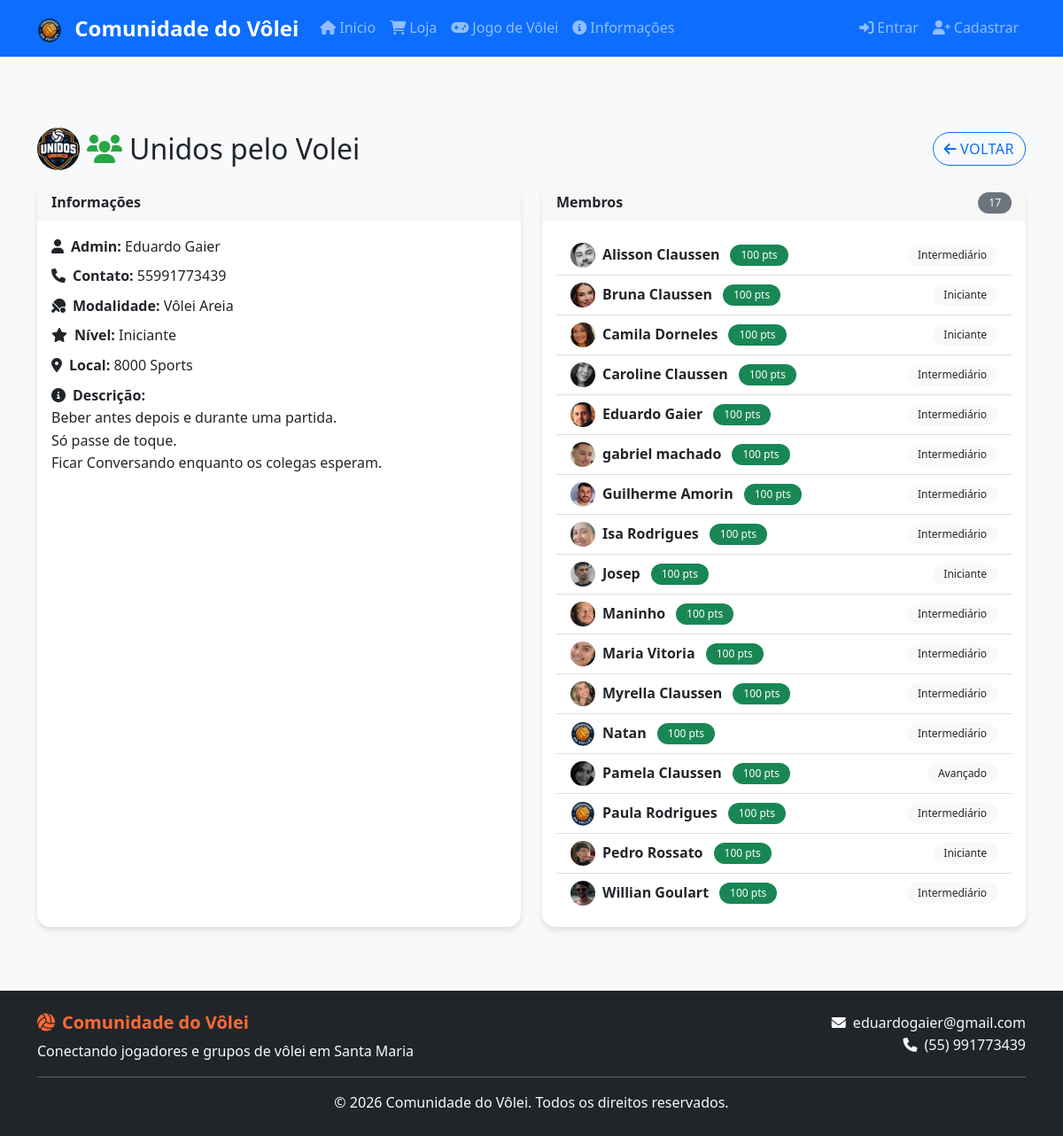
The page /grupo.php?id=15 on the database its author committed.
### tables this page shows
CREATE TABLE `grupos` (
  `id` int(11) NOT NULL,
  `nome` varchar(100) NOT NULL,
  `logo_id` int(11) DEFAULT NULL,
  `descricao` text DEFAULT NULL,
  `nivel` enum('Iniciante','Amador','Avançado','Profissional') DEFAULT NULL,
  `administrador_id` int(11) NOT NULL,
  `local_principal` varchar(200) DEFAULT NULL,
  `contato` text DEFAULT NULL,
  `ativo` tinyint(1) DEFAULT 1,
  `data_criacao` timestamp NOT NULL DEFAULT current_timestamp(),
  `modalidade` enum('Vôlei','Vôlei Quadra','Vôlei Areia','Beach Tênis') DEFAULT NULL
);

CREATE TABLE `usuarios` (
  `id` int(11) NOT NULL,
  `nome` varchar(100) NOT NULL,
  `usuario` varchar(50) NOT NULL,
  `cpf` varchar(14) DEFAULT NULL,
  `telefone` varchar(15) DEFAULT NULL,
  `email` varchar(100) NOT NULL,
  `senha` varchar(255) NOT NULL,
  `nivel` enum('Iniciante','Intermediário','Avançado','Profissional') NOT NULL,
  `genero` enum('Masculino','Feminino') NOT NULL DEFAULT 'Masculino',
  `disponibilidade` text DEFAULT NULL,
  `data_aniversario` date DEFAULT NULL,
  `reputacao` int(11) DEFAULT 0,
  `foto_perfil` varchar(255) DEFAULT NULL,
  `data_cadastro` timestamp NOT NULL DEFAULT current_timestamp(),
  `ativo` tinyint(1) DEFAULT 1,
  `is_premium` tinyint(1) DEFAULT 0,
  `premium_ativado_em` timestamp NULL DEFAULT NULL,
  `premium_expira_em` timestamp NULL DEFAULT NULL,
  `ultimo_pagamento` timestamp NULL DEFAULT NULL,
  `is_admin` tinyint(1) DEFAULT 0
);

### includes/db_connect.php (called while the page is built, shortened)
<?php
function executeQuery($pdo, $sql, $params = []) {
    try {
        $stmt = $pdo->prepare($sql);
        $result = $stmt->execute($params);
        return $stmt;
    } catch(PDOException $e) {
        error_log("Erro na query: " . $e->getMessage() . " | SQL: " . $sql);
        return false;
    }
}
?>

### grupo.php (the view, shortened to what this page needs)
<?php
require_once 'includes/db_connect.php';
$grupo_id = isset($_GET['id']) ? (int)$_GET['id'] : 0;
$sql = "SELECT g.*, u.nome AS admin_nome
        FROM grupos g
        LEFT JOIN usuarios u ON u.id = g.administrador_id
        WHERE g.id = ? AND g.ativo = 1";
$stmt = executeQuery($pdo, $sql, [$grupo_id]);
$grupo = $stmt ? $stmt->fetch() : false;
$sql = "SELECT u.id, u.nome, u.nivel, u.foto_perfil, COALESCE(u.reputacao,0) AS reputacao
        FROM grupo_membros gm
        JOIN usuarios u ON u.id = gm.usuario_id
        WHERE gm.grupo_id = ? AND gm.ativo = 1
        ORDER BY u.nome";
$stmt = executeQuery($pdo, $sql, [$grupo_id]);
$membros = $stmt ? $stmt->fetchAll() : [];
include 'includes/header.php';
?>
<div class="row mb-3">
    <div class="col-12 d-flex justify-content-between align-items-center">
        <h2 class="mb-0 d-flex align-items-center gap-2">
            <?php if (!empty($grupo['logo_id'])): ?>
                <img src="<?php echo 'assets/arquivos/logosgrupos/'.(int)$grupo['logo_id'].'.png'; ?>" alt="Logo do grupo" class="rounded-circle" width="48" height="48">
            <?php endif; ?>
            <span><i class="fas fa-users me-2"></i><?php echo htmlspecialchars($grupo['nome']); ?></span>
        </h2>
        <div class="d-flex gap-2">
            <a href="grupos.php" class="btn btn-outline-primary"><i class="fas fa-arrow-left me-1"></i>Voltar</a>
        </div>
    </div>
</div>
<div class="row">
    <div class="col-md-6 mb-4">
        <div class="card h-100">
            <div class="card-header">
                <strong>Informações</strong>
            </div>
            <div class="card-body">
                <p class="mb-2"><i class="fas fa-user me-2"></i><strong>Admin:</strong> <?php echo htmlspecialchars($grupo['admin_nome']); ?></p>
                <p class="mb-2"><i class="fas fa-phone me-2"></i><strong>Contato:</strong> <?php echo htmlspecialchars($grupo['contato'] ?? 'Não informado'); ?></p>
                <p class="mb-2"><i class="fas fa-table-tennis me-2"></i><strong>Modalidade:</strong> <?php echo htmlspecialchars($grupo['modalidade'] ?? 'Não informado'); ?></p>
                <p class="mb-2"><i class="fas fa-star me-2"></i><strong>Nível:</strong> <?php echo htmlspecialchars($grupo['nivel'] ?? 'Não informado'); ?></p>
                <p class="mb-2"><i class="fas fa-map-marker-alt me-2"></i><strong>Local:</strong> <?php echo htmlspecialchars($grupo['local_principal']); ?></p>
                <?php if (!empty($grupo['descricao'])): ?>
                <p class="mb-0"><i class="fas fa-info-circle me-2"></i><strong>Descrição:</strong><br><?php echo nl2br(htmlspecialchars($grupo['descricao'])); ?></p>
                <?php endif; ?>
            </div>
        </div>
    </div>
    <div class="col-md-6 mb-4">
        <div class="card h-100">
            <div class="card-header d-flex justify-content-between align-items-center">
                <strong>Membros</strong>
                <span class="badge bg-secondary"><?php echo count($membros); ?></span>
            </div>
            <div class="card-body">
                <?php if (empty($membros)): ?>
                    <div class="text-muted">Nenhum membro no momento.</div>
                <?php else: ?>
                    <ul class="list-group list-group-flush">
                        <?php foreach ($membros as $m): ?>
                            <li class="list-group-item d-flex justify-content-between align-items-center">
                                <div class="d-flex align-items-center gap-2">
                                    <?php
                                    $avatar = $m['foto_perfil'] ?: 'assets/arquivos/logo.png';
                                    $rep = (int)($m['reputacao'] ?? 0);
                                    $repBadgeClass = 'bg-danger';
                                    $repStyle = '';
                                    if ($rep > 75) {
                                        $repBadgeClass = 'bg-success';
                                    } elseif ($rep > 50) {
                                        $repBadgeClass = 'bg-warning text-dark';
                                    } elseif ($rep > 25) {
                                        $repBadgeClass = 'text-dark';
                                        $repStyle = 'background-color:#fd7e14;';
                                    }
                                    ?>
                                    <img src="<?php echo htmlspecialchars($avatar); ?>" alt="Avatar" class="rounded-circle" width="28" height="28" style="object-fit:cover;">
                                    <strong><?php echo htmlspecialchars($m['nome']); ?></strong>
                                    <span class="badge ms-1 <?php echo $repBadgeClass; ?>" style="<?php echo $repStyle; ?>"><?php echo (int)$m['reputacao']; ?> pts</span>
                                </div>
                                <span class="badge bg-light text-dark"><?php echo htmlspecialchars($m['nivel']); ?></span>
                            </li>
                        <?php endforeach; ?>
                    </ul>
                <?php endif; ?>
            </div>
        </div>
    </div>
</div>
<?php include 'includes/footer.php'; ?>

### assets/css/style.css (style rules this page uses)
:root { --primary-color: #007bff; --secondary-color: #6c757d; --success-color: #28a745; --danger-color: #dc3545; --warning-color: #ffc107; --info-color: #17a2b8; --light-color: #f8f9fa; --dark-color: #343a40; --volleyball-orange: #ff6b35; --volleyball-blue: #004e89; }
body { font-family: 'Segoe UI', Tahoma, Geneva, Verdana, sans-serif; background-color: #f8f9fa; line-height: 1.6; }
.card { border: none; border-radius: 15px; box-shadow: 0 4px 6px rgba(0, 0, 0, 0.1); transition: transform 0.3s ease, box-shadow 0.3s ease; }
.card-header { border-radius: 15px 15px 0 0 !important; border-bottom: none; font-weight: 600; }
.btn { border-radius: 25px; font-weight: 500; transition: all 0.3s ease; text-transform: uppercase; letter-spacing: 0.5px; }
.badge { font-size: 0.75rem; padding: 6px 12px; border-radius: 20px; font-weight: 500; }
.fa-users { color: var(--success-color); }

### rows shown on the page
grupos: nome "Unidos pelo Volei", administrador.nome "Eduardo Gaier", contato "55991773439", modalidade "Vôlei Areia", nivel "Iniciante", local_principal "8000 Sports", descricao "Beber antes depois e durante uma partida. Só passe de toque. Ficar Conversando enquanto os colegas esperam."
usuarios: foto_perfil (picture), nome "Alisson Claussen", reputacao "100", nivel "Intermediário"
usuarios: foto_perfil (picture), nome "Bruna Claussen", reputacao "100", nivel "Iniciante"
usuarios: foto_perfil (picture), nome "Camila Dorneles", reputacao "100", nivel "Iniciante"
usuarios: foto_perfil (picture), nome "Caroline Claussen", reputacao "100", nivel "Intermediário"
usuarios: foto_perfil (picture), nome "Eduardo Gaier", reputacao "100", nivel "Intermediário"
usuarios: foto_perfil (picture), nome "gabriel machado", reputacao "100", nivel "Intermediário"
usuarios: foto_perfil (picture), nome "Guilherme Amorin", reputacao "100", nivel "Intermediário"
usuarios: foto_perfil (picture), nome "Isa Rodrigues", reputacao "100", nivel "Intermediário"
usuarios: foto_perfil (picture), nome "Josep", reputacao "100", nivel "Iniciante"
usuarios: foto_perfil (picture), nome "Maninho", reputacao "100", nivel "Intermediário"
usuarios: foto_perfil (picture), nome "Maria Vitoria", reputacao "100", nivel "Intermediário"
usuarios: foto_perfil (picture), nome "Myrella Claussen", reputacao "100", nivel "Intermediário"
usuarios: nome "Natan", reputacao "100", nivel "Intermediário"
usuarios: foto_perfil (picture), nome "Pamela Claussen", reputacao "100", nivel "Avançado"
usuarios: nome "Paula Rodrigues", reputacao "100", nivel "Intermediário"
usuarios: foto_perfil (picture), nome "Pedro Rossato", reputacao "100", nivel "Iniciante"
usuarios: foto_perfil (picture), nome "Willian Goulart", reputacao "100", nivel "Intermediário"

### other values the page prints
count($membros) "17"
